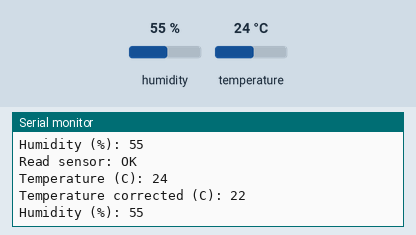
Recording of a sketch running on a simulated Arduino Uno, built with avr-gcc and run on an emulated ATmega328P. Parts: the last lines printed to the serial monitor. The inputs (shaded band) are chosen by the test bench; at power-on: humidity 55 %, temperature 24 °C.

Above: at 5.8 s.
5.9 s: humidity set to 22 %
At 11.5 s:
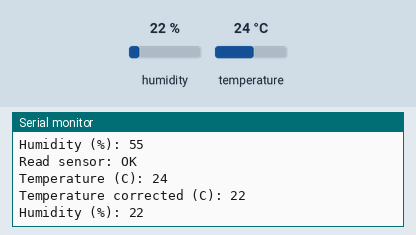
11.9 s: temperature set to 12 °C
At 16.3 s:
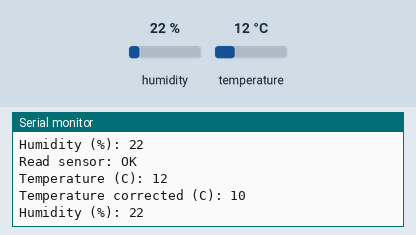
17.9 s: humidity set to 40 %
At 21.0 s:
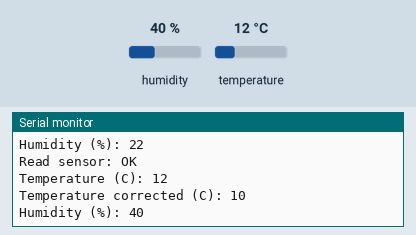
Timing chart, 0 to 22.5 s (numbered marks = the images above; inputs shaded):
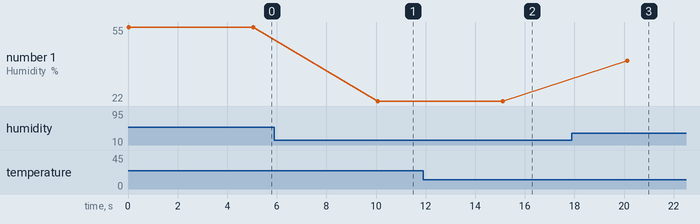

Measured:
- after the input at 5.9 s, the serial monitor: prints a new line after 4.2 s (image 1)
- after the input at 11.9 s, the serial monitor: prints a new line after 3.2 s (image 2)
- after the input at 17.9 s, the serial monitor: prints a new line after 2.2 s (image 3)
- plotted number 1: 22 → 40 after the input at 17.9 s

The sketch:

dht11_arduino_nano.ino
```cpp
//
//   FILE:  dht11_test1.pde
// PURPOSE: DHT11 library test sketch for Arduino
//


//

//
//#include <LiquidCrystal.h>
//
//LiquidCrystal lcd(7, 8, 9, 10, 11 , 12);

#include <dht11.h>

dht11 DHT11;

#define DHT11PIN 2

void setup()
{
  Serial.begin(115200);
  Serial.println("DHT11 TEST PROGRAM ");
  Serial.print("LIBRARY VERSION: ");
  Serial.println(DHT11LIB_VERSION);
  Serial.println();
//
//  lcd.begin(16, 2);
//  lcd.setCursor(0,0);
//  lcd.write("Temp: ");
//  lcd.setCursor(0,1);
//  lcd.write("Hum:  ");
}

void loop()
{
  Serial.println("\n");

  int chk = DHT11.read(DHT11PIN);

  Serial.print("Read sensor: ");
  switch (chk)
  {
    case DHTLIB_OK:
		Serial.println("OK");
		break;
    case DHTLIB_ERROR_CHECKSUM:
		Serial.println("Checksum error");
		break;
    case DHTLIB_ERROR_TIMEOUT:
		Serial.println("Time out error");
		break;
    default:
		Serial.println("Unknown error");
		break;
  }

  int temp = DHT11.temperature;
  int tempCorrected = temp - 2;
  int humidity = DHT11.humidity;
  Serial.print("Temperature (C): ");
  Serial.println(temp);
  Serial.print("Temperature corrected (C): ");
  Serial.println(tempCorrected);
//  lcd.setCursor(7,0);
//  lcd.print((float)DHT11.temperature, 2);

  Serial.print("Humidity (%): ");
  Serial.println(humidity);
//  lcd.setCursor(7,1);
//  lcd.print((float)DHT11.humidity, 2);

  delay(5000);
}
//
// END OF FILE
//
```
